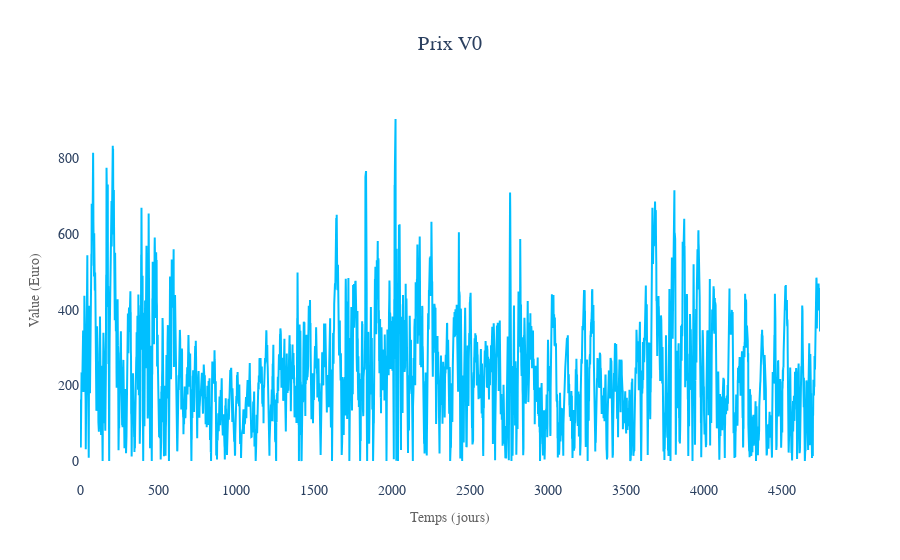

Notebook cell for this chart:
### Code cell
fig = go.Figure(data=[go.Scatter(x=np.arange(0,len(Valeur_portefeuille),1), y=V0, name='Prix V0',
                                 line=dict(color='#339933'), marker=dict(color='#339933'))])

fig.update_layout(title='Prix V0',
                  xaxis_title='Temps (jours)',
                  yaxis_title='Value (Euro)',
                  paper_bgcolor='rgba(0,0,0,0)',
                  plot_bgcolor='rgba(0,0,0,0)',
                  xaxis=dict(showgrid=False),
                  yaxis=dict(showgrid=False))
fig.update_layout(font=dict(family='Courier New, monospace', size=14))


fig.update_traces(line=dict(color='#00BFFF', width=2))

fig.update_layout(xaxis_title_font_color='#636363',
                  yaxis_title_font_color='#636363',
                  xaxis_title_font=dict(family='Verdana', size=14, color='#636363'),
                  yaxis_title_font=dict(family='Verdana', size=14, color='#636363'),
                  title_x = 0.5)
fig.show()

### Figure 1 — Plotly figure (JSON) as saved in the notebook; plotly's stock layout.template omitted (floating-point values rounded to 4 significant figures; data arrays with more than 128 entries replaced by an {"elided": "..."} marker saying what was removed)
{"data": [{"line": {"color": "#00BFFF", "width": 2}, "marker": {"color": "#339933"}, "name": "Prix V0", "type": "scatter", "x": {"elided": "4743 int values"}, "y": {"elided": "4743 float values"}}], "layout": {"font": {"family": "Courier New, monospace", "size": 14}, "paper_bgcolor": "rgba(0,0,0,0)", "plot_bgcolor": "rgba(0,0,0,0)", "title": {"text": "Prix V0", "x": 0.5}, "xaxis": {"showgrid": false, "title": {"font": {"color": "#636363", "family": "Verdana", "size": 14}, "text": "Temps (jours)"}}, "yaxis": {"showgrid": false, "title": {"font": {"color": "#636363", "family": "Verdana", "size": 14}, "text": "Value (Euro)"}}}}
